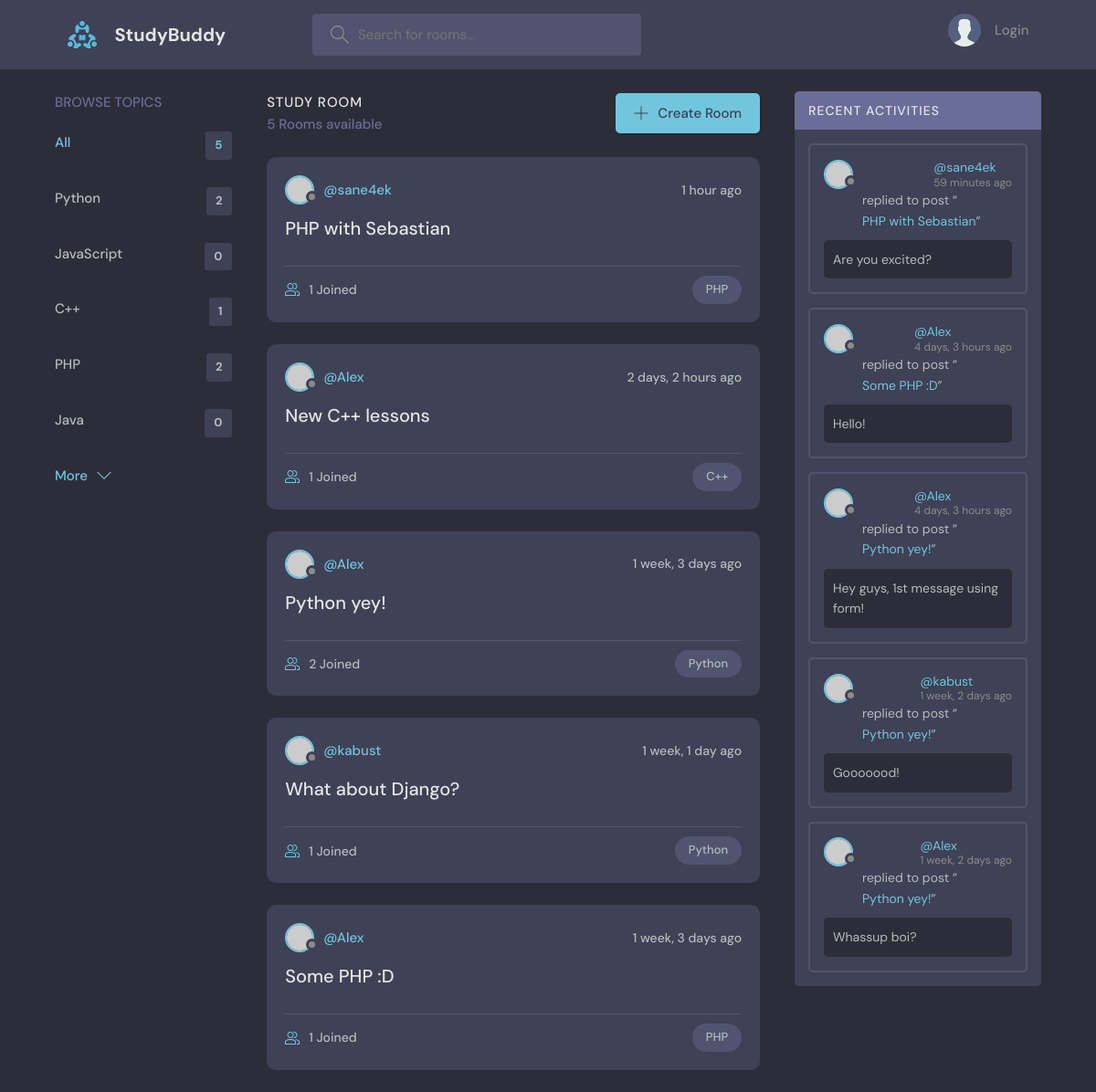
The page / on the database its author committed.
### main/models.py (models this page shows, shortened)
class Topic(models.Model):
    name = models.CharField(max_length=200)

class Room(models.Model):
    host = models.ForeignKey(User, on_delete=models.SET_NULL, null=True)
    topic = models.ForeignKey(Topic, on_delete=models.SET_NULL, null=True)
    name = models.CharField(max_length=200)
    description = models.TextField(null=True, blank=True)
    participants = models.ManyToManyField(User, related_name='Participants', blank=True)
    updated = models.DateTimeField(auto_now=True)
    created = models.DateTimeField(auto_now_add=True)
    class Meta:
        ordering = ['-updated', '-created']
    def __str__(self):
        return self.name

class Message(models.Model):
    user = models.ForeignKey(User, on_delete=models.CASCADE)
    room = models.ForeignKey(Room, on_delete=models.CASCADE)
    body = models.TextField()
    updated = models.DateTimeField(auto_now=True)
    created = models.DateTimeField(auto_now_add=True)
    class Meta:
        ordering = ['-updated', '-created']

### main/views.py (the view)
# urls.py: 2. Add a URL to urlpatterns:  path('', views.home, name='home')
def home(request):
    q = request.GET.get('q') if request.GET.get('q') is not None else ''
    rooms = Room.objects.filter(
        Q(topic__name__icontains=q) |
        Q(name__icontains=q) |
        Q(description__icontains=q)
    )
    topics = Topic.objects.all()
    room_count = rooms.count()
    room_messages = Message.objects.filter(Q(room__topic__name__icontains=q)).order_by('-created')
    context = {'rooms': rooms, 'topics': topics,
               'room_count': room_count, 'room_messages': room_messages}
    return render(request, 'main/home.html', context)

### main/templates/main/home.html (shortened to what this page needs)
{% extends 'main.html' %}
{% block content %}
     <main class="layout layout--3">
      <div class="container">
        {% include 'main/topics_component.html' %}
        <div class="roomList">
          <div class="roomList__header">
            <div>
              <h2>Study Room</h2>
              <p>{{room_count}} Rooms available</p>
            </div>
            <a class="btn btn--main" href="{% url 'create-room' %}">
              <svg version="1.1" xmlns="http://www.w3.org/2000/svg" width="32" height="32" viewBox="0 0 32 32">
                <title>add</title>
                <path
                  d="M16.943 0.943h-1.885v14.115h-14.115v1.885h14.115v14.115h1.885v-14.115h14.115v-1.885h-14.115v-14.115z"
                ></path>
              </svg>
              Create Room
            </a>
          </div>
          {% include 'main/feed_component.html' %}
        </div>
        {% include 'main/activity_component.html' %}
      </div>
     </main>
{% endblock %}

### main/templates/main/topics_component.html
<div class="topics">
          <div class="topics__header">
            <h2>Browse Topics</h2>
          </div>
          <ul class="topics__list">
            <li>
              <a href="{% url 'home' %}" class="active">All <span>{{topics.count}}</span></a>
            </li>
            {% for topic in topics %}
            <li>
              <a href="{% url 'home' %}?q={{topic.name}}">{{topic.name}} <span>{{topic.room_set.all.count}}</span></a>
            </li>
            {% endfor %}
          </ul>
          <a class="btn btn--link" href="topics.html">
            More
            <svg version="1.1" xmlns="http://www.w3.org/2000/svg" width="32" height="32" viewBox="0 0 32 32">
              <title>chevron-down</title>
              <path d="M16 21l-13-13h-3l16 16 16-16h-3l-13 13z"></path>
            </svg>
          </a>
        </div>

### main/templates/main/feed_component.html (shortened to what this page needs)
{% for room in rooms %}
<div class="roomListRoom">
  <div class="roomListRoom__header">
              <a href="{% url 'user-profile' room.host_id %}" class="roomListRoom__author">
                <div class="avatar avatar--small">
                  <img src="https://randomuser.me/api/portraits/women/11.jpg" />
                </div>
                <span>@{{room.host.username}}</span>
              </a>
              <div class="roomListRoom__actions">
                <span>{{room.created|timesince}} ago</span>
              </div>
            </div>
            <div class="roomListRoom__content">
              <a href="{% url 'room' room.id %}">{{room.name}}</a>
            </div>
            <div class="roomListRoom__meta">
              <a href="{% url 'room' room.id %}" class="roomListRoom__joined">
                {{room.participants.all.count}} Joined
              </a>
              <p class="roomListRoom__topic">{{room.topic.name}}</p>
            </div>
</div>
{% endfor %}

### main/templates/main/activity_component.html (shortened to what this page needs)
<div class="activities">
          <div class="activities__header">
            <h2>Recent Activities</h2>
          </div>
    {% for message in room_messages %}
          <div class="activities__box">
            <div class="activities__boxHeader roomListRoom__header">
              <a href="{% url 'user-profile' message.user_id %}" class="roomListRoom__author">
                <div class="avatar avatar--small">
                  <img src="https://randomuser.me/api/portraits/women/11.jpg" />
                </div>
                <p>
                  <a href="{% url 'user-profile' message.user_id %}">@{{message.user}}</a>
                  <span>{{message.created|timesince}} ago</span>
                </p>
              </a>
            </div>
            <div class="activities__boxContent">
              <p>replied to post “<a href="{% url 'room' message.room_id %}">{{message.room}}</a>”</p>
              <div class="activities__boxRoomContent">
                  {{message.body}}
              </div>
            </div>
          </div>
    {% endfor %}
</div>

### rows shown on the page
Topic: name "Python", room_set.all.count "2"
Topic: name "JavaScript", room_set.all.count "0"
Topic: name "C++", room_set.all.count "1"
Topic: name "PHP", room_set.all.count "2"
Topic: name "Java", room_set.all.count "0"
Room: host.username "sane4ek", created "1 hour", name "PHP with Sebastian", participants.all.count "1", topic.name "PHP"
Room: host.username "Alex", created "2 days, 2 hours", name "New C++ lessons", participants.all.count "1", topic.name "C++"
Room: host.username "Alex", created "1 week, 3 days", name "Python yey!", participants.all.count "2", topic.name "Python"
Room: host.username "kabust", created "1 week, 1 day", name "What about Django?", participants.all.count "1", topic.name "Python"
Room: host.username "Alex", created "1 week, 3 days", name "Some PHP :D", participants.all.count "1", topic.name "PHP"
Message: user "sane4ek", created "59 minutes", room "PHP with Sebastian", body "Are you excited?"
Message: user "Alex", created "4 days, 3 hours", room "Some PHP :D", body "Hello!"
Message: user "Alex", created "4 days, 3 hours", room "Python yey!", body "Hey guys, 1st message using form!"
Message: user "kabust", created "1 week, 2 days", room "Python yey!", body "Gooooood!"
Message: user "Alex", created "1 week, 2 days", room "Python yey!", body "Whassup boi?"

### other values the page prints
{{ topics.count }} "5"
{{ room_count }} "5"
